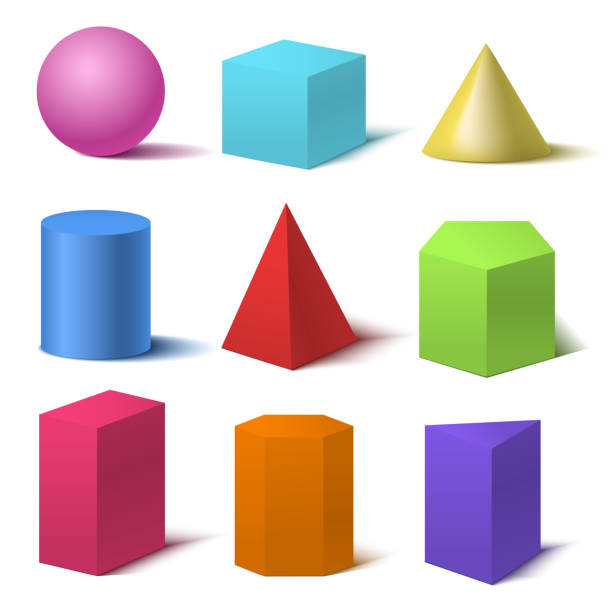
#> input picture photos/shapes.jpg, 612 x 612 px, found by its file name
$ python Task14_Aitkaliev_Alikhan.py
#> lines starting #> are read from the running program, lines starting #| are printed output that depends on the picture; after the words box and inside, x2 and y2 are one past the last pixel; in counts of white or black regions, pixels touching at a corner belong together
import cv2 as cv
import numpy as np

img = cv.imread("shapes.jpg")
#> img is the input picture: shape (612, 612, 3); mean B, G, R 202.3, 201.9, 215
zoom_img = cv.imread("Corner_part.png")
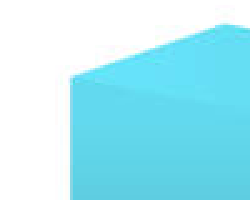
#> input picture photos/Corner_part.png, 250 x 200 px, found by its file name
#> zoom_img is the input picture: shape (200, 250, 3); mean B, G, R 245, 233.5, 168.6

gray = cv.cvtColor(img, cv.COLOR_BGR2GRAY)
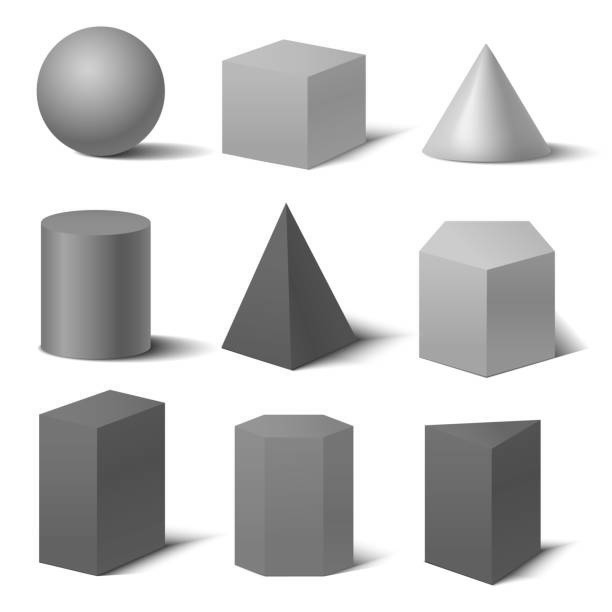
#> gray: shape (612, 612); min 49, max 255, mean 205.9
corners = cv.cornerHarris(np.float32(gray), 9, 3, 0.04)
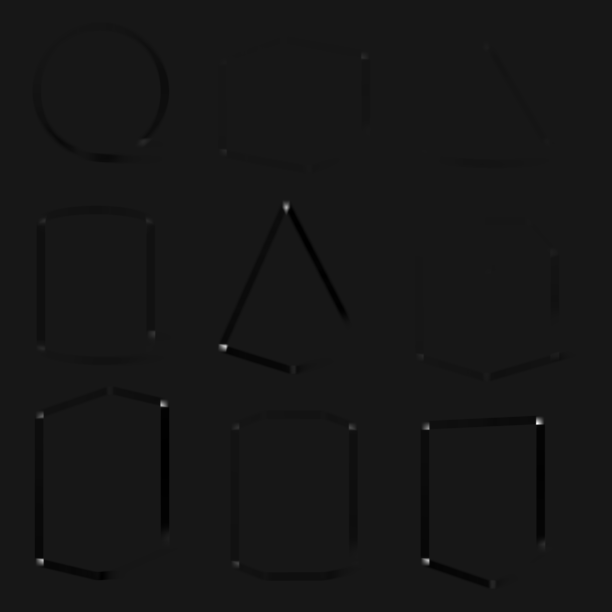
#> corners: shape (612, 612) float32; min -1259457.5, max 12539460, mean -24448.7; drawn with min black and max white

harris1 = img.copy()
harris1[corners > 0.01 * corners.max()] = [0, 0, 255]
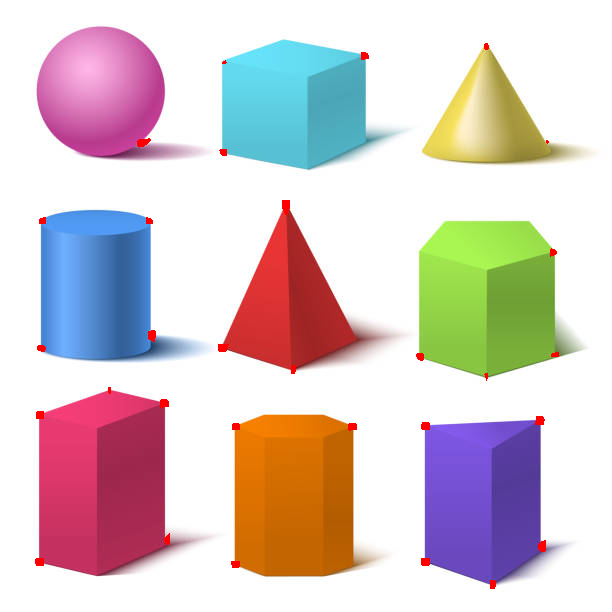
#> harris1: shape (612, 612, 3); 0.43% of pixels changed, all inside (x1, y1, x2, y2) = (35, 43, 559, 589)

gray2 = cv.cvtColor(zoom_img, cv.COLOR_BGR2GRAY)
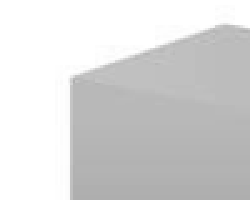
#> gray2: shape (200, 250); min 174, max 255, mean 215.4
corners2 = cv.cornerHarris(np.float32(gray2), 2, 3, 0.04)
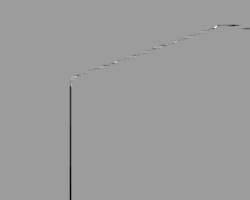
#> corners2: shape (200, 250) float32; min -484694.4, max 305519.8, mean -1666.9; drawn with min black and max white

harris2 = zoom_img.copy()
harris2[corners2 > 0.01 * corners2.max()] = [0, 0, 255]
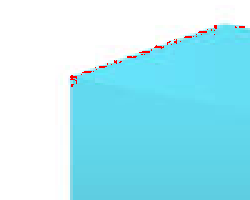
#> harris2: shape (200, 250, 3); 0.47% of pixels changed, all inside (x1, y1, x2, y2) = (70, 25, 245, 87)


sift = cv.SIFT_create()

kp1 = sift.detect(gray, None)
#> kp1 = 146 keypoints; strongest (x, y, size): (489, 498, 82.9), (104, 283, 76.4), (298, 501, 80.4), (242, 339, 24.1)
#> (the run stopped early here; a loop or call above may not have finished)
